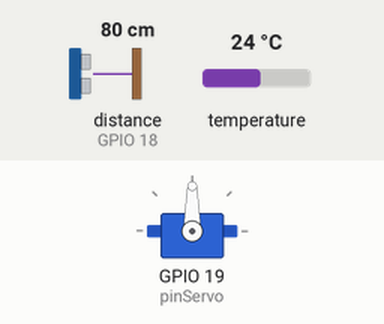
Recording of a sketch running on a simulated ESP32-S3. Parts: servo. Wiring (inferred from the names in the program): ultrasonic range finder: trigger GPIO 5; echo GPIO 18. The inputs (shaded band) are chosen by the test bench; at power-on: distance to the obstacle (sensor on GPIO 18) 80 cm, temperature 24 °C. The echo pulse lasts 58.3 µs per cm; WiFi joins after 1.5 s; servers stay silent unless stated; no MQTT or app messages arrive unless stated; what the sketch prints to the serial monitor is not drawn.

Above: at 1.55 s.
At 5.1 s:
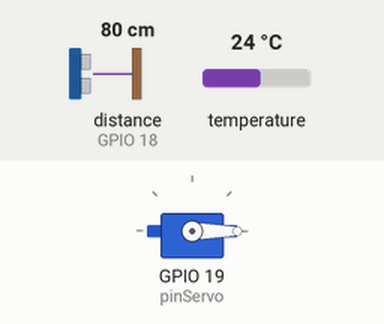
Timing chart, 0 to 8.7 s (numbered marks = the images above):
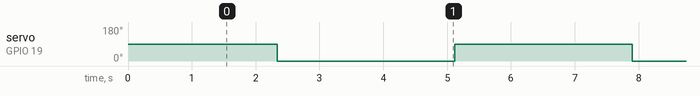

Measured:
- by itself, servo on GPIO 19 (pinServo): alternates 90° for 2.8 s and 0° for 2.8 s

The sketch:

project.ino
```cpp
//CODIGO DE PROYECTO FINAL
//Elaborado por Pedro Fregoso y Rosina Flores
//Version 2.0

// Librerias
#include <WiFi.h>
#include <PubSubClient.h>
#include <OneWire.h>
#include <DallasTemperature.h>
#include <ESP32Servo.h>

// Defines
#define WIFISSID "IoT" //WIFI SSID
#define PASSWORD "1t3s0IoT23" // WIFI password
#define TOKEN "BBUS-n5isK7rLjYwmbwxRwMpjZ1swLWGCSB" // Ubidots TOKEN
#define MQTT_CLIENT_NAME "ESP32Client123" // MQTT Client ID
#define VARIABLE_LABEL_TEMP "temperature" // Variable label para temperature
#define VARIABLE_LABEL_DIST "distance" // Variable label para distance
#define DEVICE_LABEL "esp32s3-device" // Device label

char mqttBroker[] = "industrial.api.ubidots.com";
char payload[200]; // Búfer para payload
char topic[150]; // Búfer para topic

// Espacio para almacenar los valores a enviar
char str_temp[10];
char str_dist[10];

// Configuración del sensor y el servo
OneWire ourWire(2);
DallasTemperature sensors(&ourWire);
Servo miServo;
const int pinServo = 19;

// Pines del sensor ultrasónico
const int trigPin = 5;
const int echoPin = 18;
#define SOUND_SPEED 0.034  // Speed of sound en cm/us
long duration;
float distanceCm;
int angulo_rotacion = 0;

WiFiClient ubidots;
PubSubClient client(ubidots);


// Funciones de Callback y Reconexión
void callback(char* topic, byte* payload, unsigned int length) {
// Procesar mensajes entrantes si es necesario
  char p[length + 1];
  memcpy(p, payload, length);
  p[length] = NULL;
  String message(p);
  Serial.write(payload, length);
  Serial.println(topic);
}

void reconnect() {
// Loop hasta que estemos reconectados
  while (!client.connected()) {
    Serial.println("Attempting MQTT connection...");

    // Attempt to connect
    if (client.connect(MQTT_CLIENT_NAME, TOKEN, "")) {
      Serial.println("Connected");
    } else {
      Serial.print("Failed, rc=");
      Serial.print(client.state());
      Serial.println(" try again in 2 seconds");
      delay(2000);
    }
  }
}


// Funciones Principales
void setup() {
  Serial.begin(115200);
  WiFi.begin(WIFISSID, PASSWORD);

  Serial.print("Wait for WiFi...");
  while (WiFi.status() != WL_CONNECTED) {
    Serial.print(".");
    delay(500);
  }

  Serial.println("\nWiFi Connected");
  Serial.println("IP address: ");
  Serial.println(WiFi.localIP());
  client.setServer(mqttBroker, 1883);
  client.setCallback(callback);

// Inicializar el sensor de temperatura y el servo
  sensors.begin();
  miServo.attach(pinServo);

// Configurar los pines del sensor ultrasónico
  pinMode(trigPin, OUTPUT);
  pinMode(echoPin, INPUT);
}

void loop() {
  if (!client.connected()) {
    reconnect();
  }

  client.loop();


// Medir temperatura
  sensors.requestTemperatures();
  float temp = sensors.getTempCByIndex(0);
  Serial.print("Measured Temperature (°C): ");
  Serial.println(temp);
  dtostrf(temp, 4, 2, str_temp);


// Medir distancia
  digitalWrite(trigPin, LOW);
  delayMicroseconds(20);
  digitalWrite(trigPin, HIGH);
  delayMicroseconds(100);
  digitalWrite(trigPin, LOW);
  duration = pulseIn(echoPin, HIGH);
  distanceCm = duration * SOUND_SPEED / 2;
  Serial.print("Measured Distance (cm): ");
  Serial.println(distanceCm);
  dtostrf(distanceCm, 4, 2, str_dist);


// Publicar temperatura
  sprintf(topic, "/v1.6/devices/%s", DEVICE_LABEL);
  sprintf(payload, "{\"%s\": {\"value\": %s}}", VARIABLE_LABEL_TEMP, str_temp);
  Serial.println("Sending Temperature to Ubidots...");
  client.publish(topic, payload);

// Línea separadora en el Monitor Serial
  Serial.println();

// Publicar distancia
  sprintf(payload, "{\"%s\": {\"value\": %s}}", VARIABLE_LABEL_DIST, str_dist);
  Serial.println("Sending Distance to Ubidots...");
  client.publish(topic, payload);

// Movimiento de Servo
  miServo.write(angulo_rotacion);
  Serial.print("Servo rotation: ");
  Serial.print(angulo_rotacion);
  Serial.println(" degrees");
  angulo_rotacion += 90;
  if (angulo_rotacion == 180) {
    angulo_rotacion = 0;
  }

  // Esperar 2 segundos para leer
  Serial.println("Waiting 2 seconds before next reading...");
  delay(2000);
}
```
